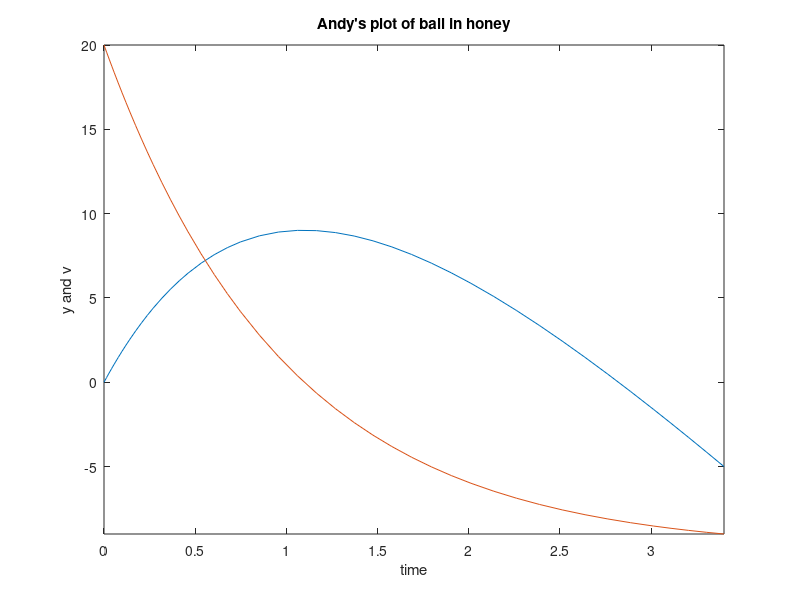

MATLAB code for this plot:
function odedemo2()
% Ball Falling in honey
% -Andy Ruina, Jan 24, 2008

%%%%%%%%%%%%%%%%%%%%%%%%%%%%%%
%  VARIABLES (Assume consistent units)
%  +y  = displacement up
%   v  = dy/dt
%   z  = [y v],    z is the 'state vector'
% 
 
%%%%%%%%%%%%%%%%%%%%%%%%%%%%%%
%  CONSTANTS
  g  =  10  ;  % gravity constant
  c  =    .1  ;  % drag constant (force per unit velocity)
  m  =    .1;  % mass

% INTIAL CONDITIONS
y0 =  0 ; % initial height
v0 =  20 ; % initial velocity
z0 = [y0 v0];  % z is the list of state variables
               % z is the state vector.

tspan =[0 5]; %time interval of integration

error = 1e-4; 
% Set error tolerance and use 'event detection'
options = odeset('abstol', error, 'reltol',error,...
         'events', @stopevent) ;
     
%%%%%%%%%%%%%%%%%%%%%%%%%%%%%%%%%%%%%%%%%%%%%
% Ask Matlab to SOLEVE odes in function 'rhs'
[t zarray] = ode45(@rhs,tspan, z0, options,m,c,g);
%  The parameters m,c and g are passed to both
%  the 'rhs' function and the 'stopevent' function
% Each row of zarray is the state z at one time.

%UNPACK the zarray (the solution) into sensible variables
y = zarray(:,1);  %  y is the first  column of z
v = zarray(:,2);  %  v is the second column of z

plot (t,y, t, v)
title('Andy''s plot of ball in honey')
xlabel('time'); ylabel('y and v')
axis([0 inf -inf inf])  %inf self scales plot

end  % end of main function odedemo2
%%%%%%%%%%%%%%%%%%%%%%%%%%%%%%%%%%%%%%%%%%%%%%%%%%%%%%%


%%%%%%%%%%%%%%%%%%%%%%%%%%%%%%%%%%%%%%%%%%%%%%%%%%%%%%%
% THE DIFFERENTIAL EQUATION 'The Right Hand Side'
function zdot = rhs(t,z,m,c,g)
%UNPACK state vector z into sensible variables
y = z(1);  %  y is the first  element of z
v = z(2);  %  v is the second element of z

%The equations
ydot = v;          % kinematic relation between y and v
vdot = -g -c*v/m;  %  F = m a  

% Pack the rate of change of y, v into a rate of change
%  of state:
zdot = [ydot vdot]';  % Has to be a column vector
end % end of rhs
%%%%%%%%%%%%%%%%%%%%%%%%%%%%%%%%%%%%%%%%%%%%%%%%%%%%%%%

%%%%%%%%%%%%%%%%%%%%%%%%%%%%%%%%%%%%%%%%%%%%%%%%%%%%%%%
function [value, isterminal, dir] = stopevent(t,z,m,c,g)
% Have to assign numbers to value, isterminal, dir
%UNPACK z into sensible variables
y = z(1);  %  y is the first  element of z
v = z(2);  %  v is the second element of z
value      = y - (-5);  % stop integrating when y = -5
isterminal = 1;         % 1 means stop
dir        = -1; % -1 for decreasing, +1 for increasing,
                 %  0 for any which way.
end  % end of stopevent
%%%%%%%%%%%%%%%%%%%%%%%%%%%%%%%%%%%%%%%%%%%%%%%%%%%%%%%
